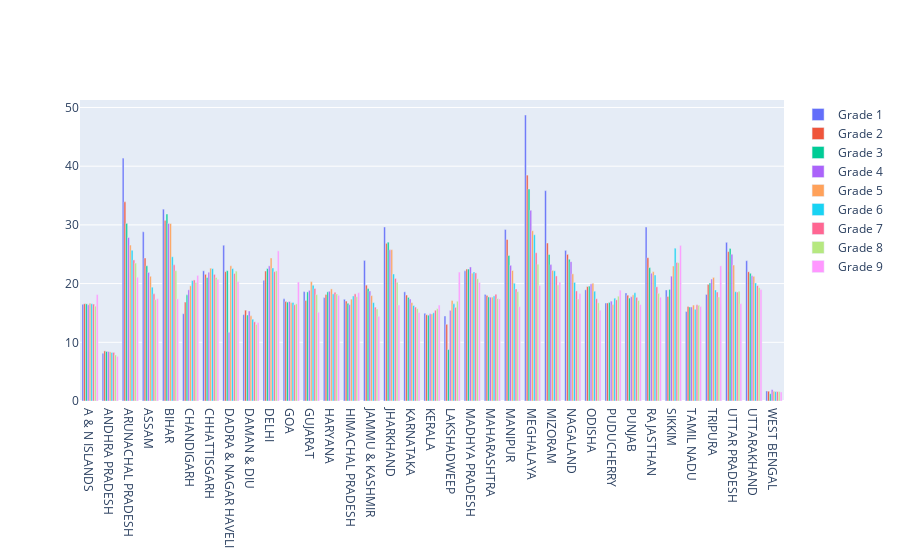

The notebook cell this image was saved under:
### Code cell
#Enrollment by grade
df5=se.copy()[['STATNAME','C1_B','C2_B','C3_B','C4_B','C5_B','C6_B','C7_B','C8_B','C9_B','C1_G','C2_G','C3_G','C4_G','C5_G','C6_G','C7_G','C8_G','C9_G','TOTPOPULAT']]
df5=df5.groupby(['STATNAME']).mean()
df6=se.copy()[['STATNAME']]
fig=go.Figure()
df6['a']=df5[df5.columns[0]]+df5[df5.columns[0+9]]

df6=df6.groupby(['STATNAME']).mean()

for i in range(0,9):
    df6['Grade '+str(i+1)]=(df5[df5.columns[i]]+df5[df5.columns[i+9]])/df5['TOTPOPULAT']
    if i==8:
        break
df6.drop('a', axis=1, inplace=True)
df6.drop('TELANGANA', axis=0, inplace= True)
for i in df6.columns:
    fig.add_trace(go.Bar(x=df6.index, y=df6[i],
                    name=i))
fig.show()
df6.head()

### Figure 1 — Plotly figure (JSON) as saved in the notebook; plotly's stock layout.template omitted (floating-point values rounded to 4 significant figures)
{"data": [{"name": "Grade 1", "type": "bar", "x": ["A & N ISLANDS", "ANDHRA PRADESH", "ARUNACHAL PRADESH", "ASSAM", "BIHAR", "CHANDIGARH", "CHHATTISGARH", "DADRA & NAGAR HAVELI", "DAMAN & DIU", "DELHI", "GOA", "GUJARAT", "HARYANA", "HIMACHAL PRADESH", "JAMMU & KASHMIR", "JHARKHAND", "KARNATAKA", "KERALA", "LAKSHADWEEP", "MADHYA PRADESH", "MAHARASHTRA", "MANIPUR", "MEGHALAYA", "MIZORAM", "NAGALAND", "ODISHA", "PUDUCHERRY", "PUNJAB", "RAJASTHAN", "SIKKIM", "TAMIL NADU", "TRIPURA", "UTTAR PRADESH", "UTTARAKHAND", "WEST BENGAL"], "y": [16.47, 8.118, 41.38, 28.83, 32.68, 14.87, 22.18, 26.54, 14.71, 20.55, 17.4, 18.64, 17.62, 17.33, 23.95, 29.64, 18.59, 14.95, 14.48, 22.17, 18.15, 29.22, 48.71, 35.84, 25.66, 18.94, 16.7, 18.41, 29.63, 18.91, 15.24, 18.15, 27.03, 23.9, 1.71]}, {"name": "Grade 2", "type": "bar", "x": ["A & N ISLANDS", "ANDHRA PRADESH", "ARUNACHAL PRADESH", "ASSAM", "BIHAR", "CHANDIGARH", "CHHATTISGARH", "DADRA & NAGAR HAVELI", "DAMAN & DIU", "DELHI", "GOA", "GUJARAT", "HARYANA", "HIMACHAL PRADESH", "JAMMU & KASHMIR", "JHARKHAND", "KARNATAKA", "KERALA", "LAKSHADWEEP", "MADHYA PRADESH", "MAHARASHTRA", "MANIPUR", "MEGHALAYA", "MIZORAM", "NAGALAND", "ODISHA", "PUDUCHERRY", "PUNJAB", "RAJASTHAN", "SIKKIM", "TAMIL NADU", "TRIPURA", "UTTAR PRADESH", "UTTARAKHAND", "WEST BENGAL"], "y": [16.57, 8.536, 33.93, 24.36, 30.77, 16.85, 21.58, 22.04, 15.47, 22.14, 16.96, 17.12, 18.14, 17.03, 19.74, 26.86, 18.05, 14.69, 13.06, 22.48, 17.95, 27.52, 38.48, 26.92, 24.98, 19.49, 16.7, 18.03, 24.42, 17.82, 16.1, 19.86, 25.45, 22.01, 1.665]}, {"name": "Grade 3", "type": "bar", "x": ["A & N ISLANDS", "ANDHRA PRADESH", "ARUNACHAL PRADESH", "ASSAM", "BIHAR", "CHANDIGARH", "CHHATTISGARH", "DADRA & NAGAR HAVELI", "DAMAN & DIU", "DELHI", "GOA", "GUJARAT", "HARYANA", "HIMACHAL PRADESH", "JAMMU & KASHMIR", "JHARKHAND", "KARNATAKA", "KERALA", "LAKSHADWEEP", "MADHYA PRADESH", "MAHARASHTRA", "MANIPUR", "MEGHALAYA", "MIZORAM", "NAGALAND", "ODISHA", "PUDUCHERRY", "PUNJAB", "RAJASTHAN", "SIKKIM", "TAMIL NADU", "TRIPURA", "UTTAR PRADESH", "UTTARAKHAND", "WEST BENGAL"], "y": [16.55, 8.445, 30.25, 23.03, 31.84, 18.08, 21.04, 22.21, 14.65, 22.56, 16.85, 18.59, 18.6, 16.63, 19.15, 27.06, 17.65, 14.62, 8.766, 22.48, 17.73, 24.78, 36.12, 24.96, 24.15, 19.57, 16.8, 17.53, 22.72, 19.01, 16.01, 20.09, 25.98, 21.76, 1.243]}, {"name": "Grade 4", "type": "bar", "x": ["A & N ISLANDS", "ANDHRA PRADESH", "ARUNACHAL PRADESH", "ASSAM", "BIHAR", "CHANDIGARH", "CHHATTISGARH", "DADRA & NAGAR HAVELI", "DAMAN & DIU", "DELHI", "GOA", "GUJARAT", "HARYANA", "HIMACHAL PRADESH", "JAMMU & KASHMIR", "JHARKHAND", "KARNATAKA", "KERALA", "LAKSHADWEEP", "MADHYA PRADESH", "MAHARASHTRA", "MANIPUR", "MEGHALAYA", "MIZORAM", "NAGALAND", "ODISHA", "PUDUCHERRY", "PUNJAB", "RAJASTHAN", "SIKKIM", "TAMIL NADU", "TRIPURA", "UTTAR PRADESH", "UTTARAKHAND", "WEST BENGAL"], "y": [16.39, 8.425, 27.84, 21.91, 30.25, 18.94, 21.94, 11.71, 15.33, 23.02, 16.95, 18.85, 18.7, 16.41, 18.74, 25.75, 17.38, 14.86, 15.44, 22.83, 17.69, 23.12, 32.49, 23.24, 23.74, 19.96, 17.01, 17.78, 21.77, 21.27, 16.02, 20.78, 24.99, 21.33, 1.931]}, {"name": "Grade 5", "type": "bar", "x": ["A & N ISLANDS", "ANDHRA PRADESH", "ARUNACHAL PRADESH", "ASSAM", "BIHAR", "CHANDIGARH", "CHHATTISGARH", "DADRA & NAGAR HAVELI", "DAMAN & DIU", "DELHI", "GOA", "GUJARAT", "HARYANA", "HIMACHAL PRADESH", "JAMMU & KASHMIR", "JHARKHAND", "KARNATAKA", "KERALA", "LAKSHADWEEP", "MADHYA PRADESH", "MAHARASHTRA", "MANIPUR", "MEGHALAYA", "MIZORAM", "NAGALAND", "ODISHA", "PUDUCHERRY", "PUNJAB", "RAJASTHAN", "SIKKIM", "TAMIL NADU", "TRIPURA", "UTTAR PRADESH", "UTTARAKHAND", "WEST BENGAL"], "y": [16.67, 8.367, 26.57, 21.25, 30.23, 19.62, 22.63, 23.03, 14.5, 24.37, 16.74, 20.34, 19.1, 17.36, 17.95, 25.78, 16.76, 14.82, 17.12, 21.76, 17.7, 22.23, 29.0, 22.25, 21.66, 20.04, 16.42, 18.08, 22.04, 23.0, 16.34, 21.06, 23.16, 21.23, 1.653]}, {"name": "Grade 6", "type": "bar", "x": ["A & N ISLANDS", "ANDHRA PRADESH", "ARUNACHAL PRADESH", "ASSAM", "BIHAR", "CHANDIGARH", "CHHATTISGARH", "DADRA & NAGAR HAVELI", "DAMAN & DIU", "DELHI", "GOA", "GUJARAT", "HARYANA", "HIMACHAL PRADESH", "JAMMU & KASHMIR", "JHARKHAND", "KARNATAKA", "KERALA", "LAKSHADWEEP", "MADHYA PRADESH", "MAHARASHTRA", "MANIPUR", "MEGHALAYA", "MIZORAM", "NAGALAND", "ODISHA", "PUDUCHERRY", "PUNJAB", "RAJASTHAN", "SIKKIM", "TAMIL NADU", "TRIPURA", "UTTAR PRADESH", "UTTARAKHAND", "WEST BENGAL"], "y": [16.56, 8.256, 25.67, 19.39, 24.57, 20.51, 22.54, 22.56, 13.93, 22.66, 16.8, 19.71, 18.24, 17.89, 16.76, 21.64, 16.27, 15.03, 16.55, 21.98, 17.9, 20.06, 28.32, 22.18, 20.2, 18.7, 17.51, 18.44, 21.47, 26.03, 15.63, 18.91, 18.62, 20.1, 1.6]}, {"name": "Grade 7", "type": "bar", "x": ["A & N ISLANDS", "ANDHRA PRADESH", "ARUNACHAL PRADESH", "ASSAM", "BIHAR", "CHANDIGARH", "CHHATTISGARH", "DADRA & NAGAR HAVELI", "DAMAN & DIU", "DELHI", "GOA", "GUJARAT", "HARYANA", "HIMACHAL PRADESH", "JAMMU & KASHMIR", "JHARKHAND", "KARNATAKA", "KERALA", "LAKSHADWEEP", "MADHYA PRADESH", "MAHARASHTRA", "MANIPUR", "MEGHALAYA", "MIZORAM", "NAGALAND", "ODISHA", "PUDUCHERRY", "PUNJAB", "RAJASTHAN", "SIKKIM", "TAMIL NADU", "TRIPURA", "UTTAR PRADESH", "UTTARAKHAND", "WEST BENGAL"], "y": [16.51, 8.282, 24.03, 18.25, 23.19, 20.62, 21.57, 21.72, 13.49, 22.04, 16.39, 19.17, 18.52, 18.25, 15.99, 20.89, 16.0, 15.46, 15.95, 21.82, 18.19, 19.09, 25.26, 21.3, 18.75, 17.42, 17.23, 17.65, 19.45, 23.59, 16.39, 18.56, 18.57, 19.66, 1.603]}, {"name": "Grade 8", "type": "bar", "x": ["A & N ISLANDS", "ANDHRA PRADESH", "ARUNACHAL PRADESH", "ASSAM", "BIHAR", "CHANDIGARH", "CHHATTISGARH", "DADRA & NAGAR HAVELI", "DAMAN & DIU", "DELHI", "GOA", "GUJARAT", "HARYANA", "HIMACHAL PRADESH", "JAMMU & KASHMIR", "JHARKHAND", "KARNATAKA", "KERALA", "LAKSHADWEEP", "MADHYA PRADESH", "MAHARASHTRA", "MANIPUR", "MEGHALAYA", "MIZORAM", "NAGALAND", "ODISHA", "PUDUCHERRY", "PUNJAB", "RAJASTHAN", "SIKKIM", "TAMIL NADU", "TRIPURA", "UTTAR PRADESH", "UTTARAKHAND", "WEST BENGAL"], "y": [16.16, 7.848, 23.49, 17.26, 22.2, 20.18, 21.05, 22.13, 13.05, 22.16, 16.55, 18.13, 18.23, 17.76, 15.68, 20.22, 15.73, 15.74, 17, 20.82, 17.45, 18.63, 23.3, 19.76, 17.39, 16.73, 17.85, 17.11, 18.35, 23.55, 16.3, 17.72, 18.7, 19.3, 1.616]}, {"name": "Grade 9", "type": "bar", "x": ["A & N ISLANDS", "ANDHRA PRADESH", "ARUNACHAL PRADESH", "ASSAM", "BIHAR", "CHANDIGARH", "CHHATTISGARH", "DADRA & NAGAR HAVELI", "DAMAN & DIU", "DELHI", "GOA", "GUJARAT", "HARYANA", "HIMACHAL PRADESH", "JAMMU & KASHMIR", "JHARKHAND", "KARNATAKA", "KERALA", "LAKSHADWEEP", "MADHYA PRADESH", "MAHARASHTRA", "MANIPUR", "MEGHALAYA", "MIZORAM", "NAGALAND", "ODISHA", "PUDUCHERRY", "PUNJAB", "RAJASTHAN", "SIKKIM", "TAMIL NADU", "TRIPURA", "UTTAR PRADESH", "UTTARAKHAND", "WEST BENGAL"], "y": [18.13, 7.604, 21.08, 17.44, 17.4, 21.4, 20.76, 20.36, 13.37, 25.57, 20.28, 15.13, 18.01, 18.46, 14.43, 16.36, 15.08, 16.34, 21.97, 20.21, 17.38, 16.06, 19.69, 20.27, 18.33, 15.46, 18.88, 16.43, 17.69, 26.5, 16.1, 23.03, 16.58, 18.99, 1.542]}], "layout": {}}
